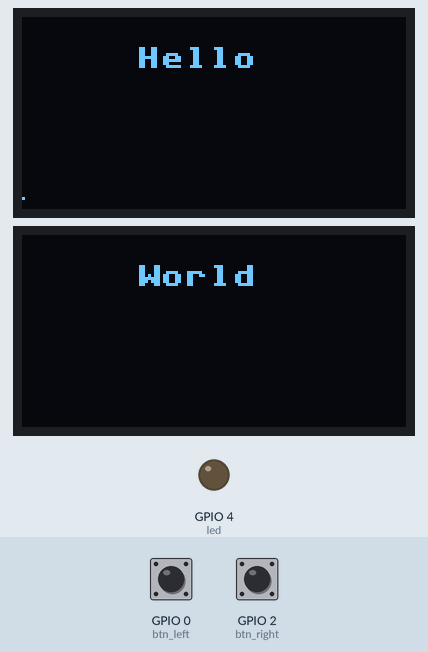
Recording of a program running on a simulated ESP32 board running MicroPython. Shown: 2 × 128×64 one-colour display, output pins drawn as LEDs (lit = HIGH). Inputs (shaded band) come from the test bench; at power-on: GPIO 2 (btn_right) HIGH, GPIO 0 (btn_left) HIGH. Library files of the repository ran but are not shown: ssd1306.py; what the program prints to the serial console is not drawn.

Above: at 1.2 s.
1.3 s: GPIO 2 (btn_right) pulled LOW for 3.2 s
At 1.53 s:
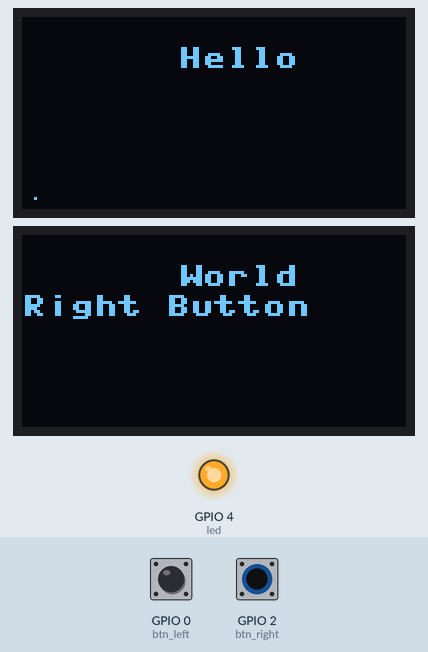
5.1 s: GPIO 0 (btn_left) pulled LOW for 0.15 s
At 5.37 s:
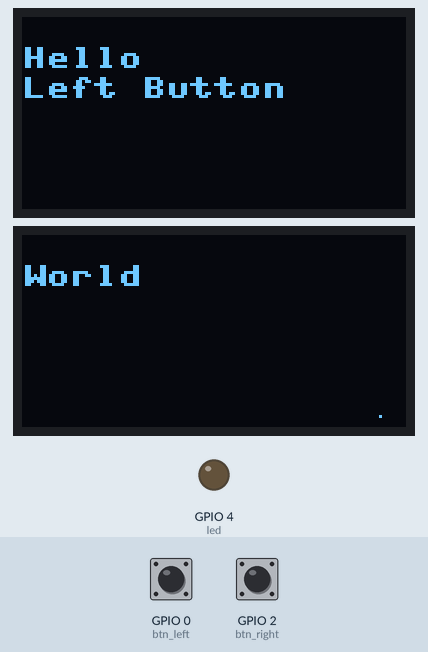
5.8 s: GPIO 0 (btn_left) pulled LOW for 1 s
At 6.05 s:
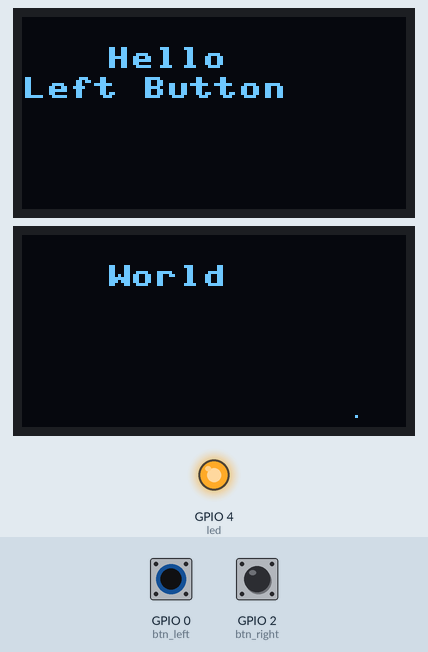
7.4 s: GPIO 2 (btn_right) pulled LOW for 0.15 s
At 7.75 s:
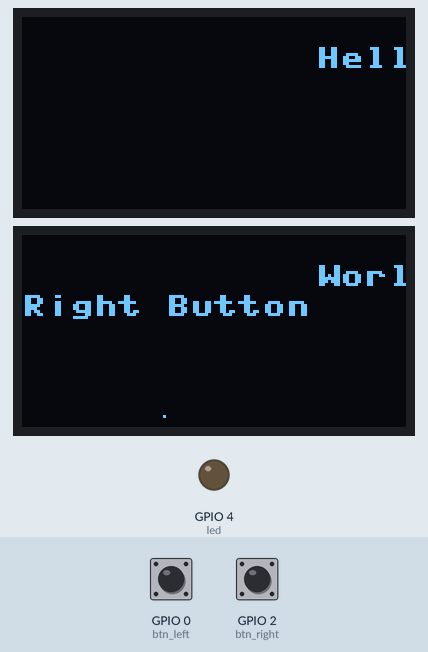
8.1 s: GPIO 0 (btn_left) driven LOW and GPIO 2 (btn_right) driven LOW
At 9.27 s:
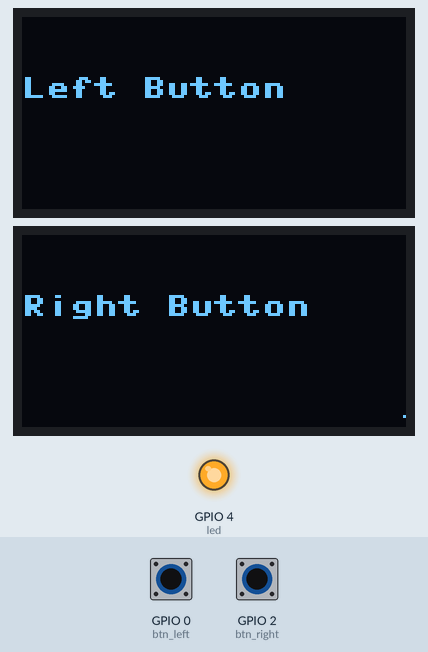
9.9 s: GPIO 0 (btn_left) driven HIGH
At 10.3 s:
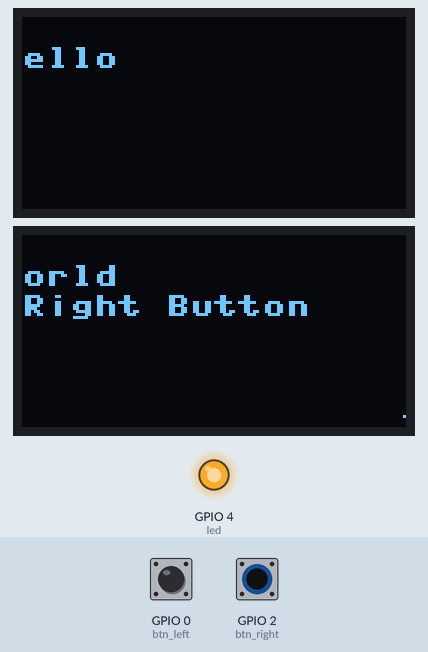
Timing chart, 0 to 12.6 s (numbered marks = the images above; inputs shaded):
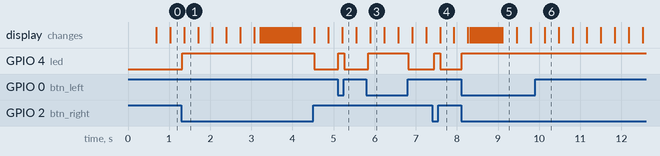

The program:

hello_world.py
```python
import time
import math

from machine import Pin, I2C
from ssd1306 import SSD1306_I2C
from time import sleep

# ESP32 Pin assignment
i2c = I2C(-1, scl=Pin(22), sda=Pin(21))

oled_width = 128
oled_height = 64

print('Init displays')
oled1 = SSD1306_I2C(oled_width, oled_height, i2c, 0x3c)
oled2 = SSD1306_I2C(oled_width, oled_height, i2c, 0x3d)

print('init LED')
led = Pin(4, Pin.OUT)

print('init buttons')
btn_left = Pin(0, Pin.IN, Pin.PULL_UP)
btn_right = Pin(2, Pin.IN, Pin.PULL_UP)

BLACK = 0
WHITE = 1

i = 0
x, y = 0, 60
while True:
    oled1.fill(BLACK)
    oled2.fill(BLACK)

    # show button state
    dx = 0
    led.off()
    if btn_left.value()==0:
        oled1.text("Left Button", 0, 20)
        dx = -4
        led.on()
    if btn_right.value()==0:
        oled2.text("Right Button", 0, 20)
        dx = +4
        led.on()

    x += dx
    x = min(x, 2 * oled_width - 1)
    x = max(x, 0)

    # show some text
    oled1.text("Hello", i, 10)
    oled2.text("World", i, 10)

    # draw pixel into left or right display
    if 0 <= x <= oled1.width:
        oled1.pixel(x, y, WHITE)
    else:
        oled2.pixel(x-oled_width, y, WHITE)

    # show displays
    oled1.show()
    oled2.show()

    i = -80 if i+1>oled1.width else i+2
```

Measured:
- after the input at 1.3 s, GPIO 4 (led): LOW → HIGH at once, → LOW 3.2 s later; the display: changes after 0.06 s (image 1)
- after the input at 5.1 s, GPIO 4 (led): LOW → HIGH at once, → LOW 0.15 s later; the display: changes after 0.11 s (image 2)
- after the input at 5.8 s, GPIO 4 (led): LOW → HIGH at once, → LOW 0.97 s later; the display: changes after 0.09 s (image 3)
- after the input at 7.4 s, GPIO 4 (led): LOW → HIGH at once, → LOW 0.15 s later; the display: changes after 0.19 s (image 4)
- after the input at 8.1 s, GPIO 4 (led): LOW → HIGH at once; the display: first changes after 0.17 s (image 5 shows a later state)
- after the input at 9.9 s, the display: changes after 0.24 s (image 6)
